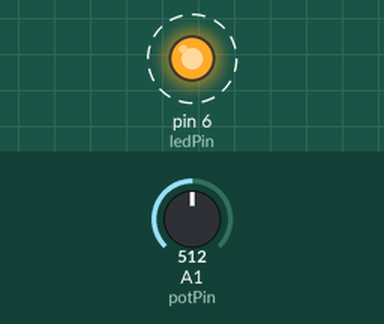
This sketch was run on a simulated Arduino Uno, built with avr-gcc and run on an emulated ATmega328P. Parts: output pins drawn as LEDs (lit = HIGH). Dashed ring = blinking. The test bench sets the inputs (shaded band); at power-on: A1 (potPin) = 512. What the sketch prints to the serial monitor is not drawn.

Above: at 0.2 s.
Timing chart, 0 to 3.0 s (numbered marks = the images above):
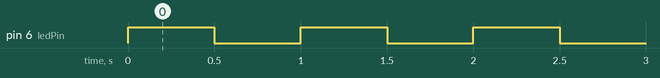

The sketch:

Arduino_1.1.ino
```cpp
const int ledPin = 6;       // LED on D6
const int potPin = A1;      // Potentiometer on A1

void setup() {
  // put your setup code here, to run once:
  pinMode(ledPin, OUTPUT);
  Serial.begin(9600);       // Start serial communication
}

void loop() {
    // Blink LED ON
  digitalWrite(ledPin, HIGH);
  delay(500);

  // Blink LED OFF
  digitalWrite(ledPin, LOW);
  delay(500);

  // Read and print potentiometer value once per second
  int potValue = analogRead(potPin);  // 0–4095 on MKR1010
  Serial.println(potValue);
}
```

Measured:
- by itself, pin 6 (ledPin): alternates HIGH for 0.50 s and LOW for 0.50 s
